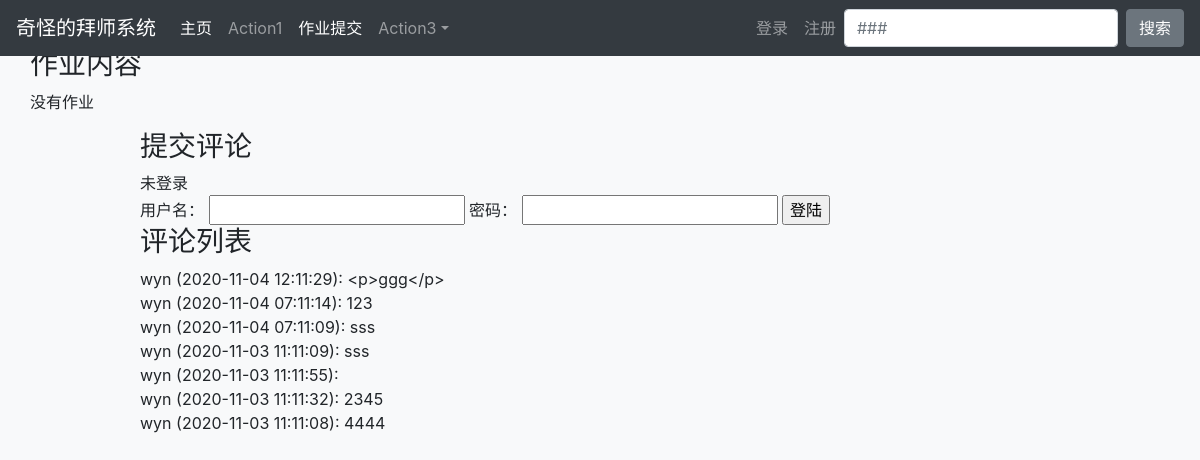
Page /user/homework/ on the earlier database version.
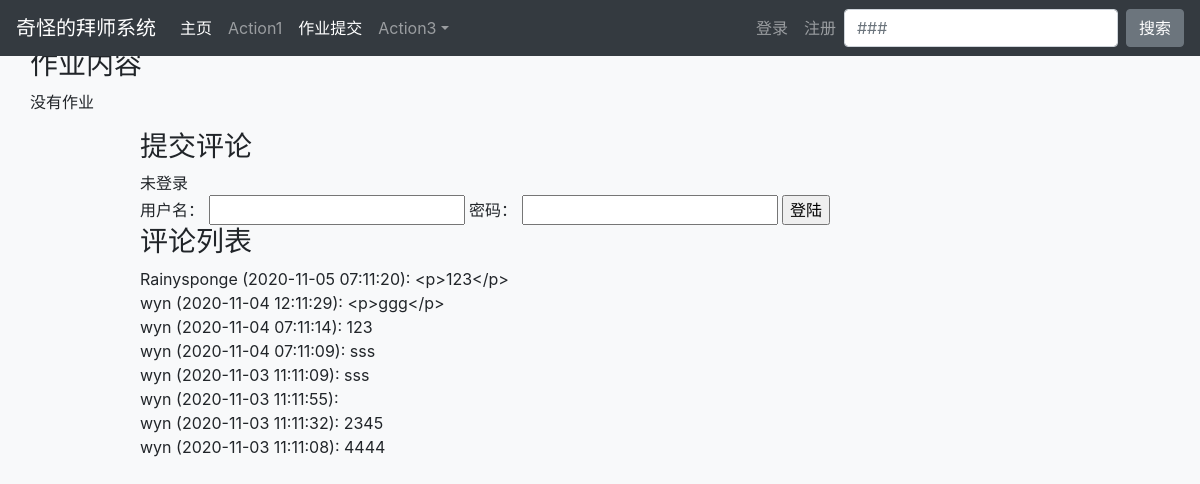
Same page on the later database version.
### Apprenticeship/models.py (models this page shows, shortened)
class Homework(models.Model):
    relationship_id = models.ForeignKey(Relationship, on_delete=models.DO_NOTHING)
    content = models.CharField(max_length=100)

### comment/models.py (models this page shows)
class Comment(models.Model):
    content_object = models.ForeignKey(Homework, on_delete=models.DO_NOTHING)
    text = models.TextField()
    comment_time = models.DateTimeField(auto_now_add=True)
    user = models.ForeignKey(User, on_delete=models.DO_NOTHING)
    class Meta:
        ordering = ['-comment_time']

### user/views.py (the view)
# urls.py: path('homework/', views.homework, name='homework'),
def homework(request):
    homework1 = get_object_or_404(Homework, pk=1)
    comments = Comment.objects.all()
    context = {}
    context['user'] = request.user
    context['comments'] = comments
    data = {}  # 用于初始
    data['homework_id'] = homework1.id
    context['comment_form'] = CommentForm(initial=data)
    context['homework'] = homework1
    return render(request, 'user/homework.html', context)

### comment/forms.py
class CommentForm(forms.Form):
    homework_id = forms.IntegerField(widget=forms.HiddenInput)
    text = forms.CharField(widget=CKEditorWidget())

### user/templates/user/homework.html (shortened to what this page needs)
{% extends 'base.html' %}
{% load static %}
{% block homeworkActive %}active{% endblock %}
{% block content %}
        <div class="container">
            <div class="row">
                <div class="col-xs-10 col-xs-offset-1">
                     <h3>作业内容</h3>
                    <p>{{ homework.content}}</p>
                </div>
            </div>
            <div class="row">
                <div class="col-md-1 col-xs-offset-1"></div>
                <div class="col-md-10 col-xs-offset-1">
                    <div class="comment-area">
                        <h3 class="comment-area-title">提交评论</h3>
                        {% if user.is_authenticated %}
                            <form action="{% url 'update_comment' %}" method="POST" style="overflow:hidden">
                                <label>{{user.name}}欢迎评论</label>
                                {% csrf_token %}
                                {{ comment_form }}
                                <br>
                                <input type="submit" value="评论" class="btn btn-primary" style="float:right">
                            </form>
                        {% else %}
                            未登录
                            <form action="{% url 'login' %}" method="POST">
                                <span>用户名：</span>
                                <input type="text" name="username">
                                <span>密码：</span>
                                <input type="password" name="password">
                                <input type="submit" value="登陆">
                            </form>
                        {% endif %}
                    </div>
                    <div class="comment-area">
                        <h3 class="comment-area-title">评论列表</h3>
                        {% for comment in comments %}
                            <div>
                                {{ comment.user }}
                                ({{ comment.comment_time|date:"Y-m-d H:n:s" }}):
                                {{ comment.text }}
                            </div>
                        {% empty %}
                            暂无评论
                        {% endfor %}
                    </div>
                </div>
            </div>
        </div>
{% endblock %}

### templates/base.html (shortened to what this page needs)
{% load staticfiles %}
<!DOCTYPE html>
<html lang="zh-CN">
<head>
    <link rel="stylesheet" href="{% static 'bootstrap-4.5.0-dist/css/bootstrap.min.css' %}">
</head>
<body class="bg-light">
    <nav class="navbar navbar-expand-md navbar-dark bg-dark fixed-top">
        <a class="navbar-brand" href="#">奇怪的拜师系统</a>
        <div class="collapse navbar-collapse" id="navbarsExampleDefault">
            <ul class="navbar-nav mr-auto">
            <li class="nav-item active">
                <a class="nav-link {% block homeActive %}{% endblock %}" href="{% url 'home' %}">主页 <span class="sr-only">(current)</span></a>
            </li>
            <li class="nav-item">
                <a class="nav-link" href="#">Action1<span class="sr-only">(current)</span></a>
            </li>
            <li class="nav-item">
                <a class="nav-link {% block homeworkActive %}{% endblock %}" href="{% url 'homework' %}">作业提交<span class="sr-only">(current)</span></a>
            </li>
            <li class="nav-item dropdown">
                <a class="nav-link dropdown-toggle " href="#" id="dropdown01" data-toggle="dropdown" aria-haspopup="true" aria-expanded="false">Action3</a>
            </li>
            </ul>
            <ul class="nav navbar-nav">
            {% if not user.is_authenticated %}
                    <li class="nav-item">
                    <a class="nav-link" href="{% url 'login' %}?from={{ request.get_full_path }}">登录</a>
                    </li>
                    <li class="nav-item">
                    <a class="nav-link" href="{% url 'register' %}?from={{ request.get_full_path }}">注册</a>
                    </li>
            {% endif %}
            </ul>
            <form class="form-inline my-2 my-lg-0" action="#">
                <div class="form-group">
                    <input class="form-control mr-sm-2" type="text" name="wd" placeholder="###" aria-label="Search">
                </div>
                <button class="btn btn-secondary my-2 my-sm-0" type="submit">搜索</button>
            </form>
        </div>
    </nav>
    <br>
    <br>
    {% block content %}{% endblock %}
</body>
</html>

### templates/base.html (style rules this page uses)
html { height: 100%; }
body { display: flex; flex-direction: column; height: 100%; }

Differences in the rows shown:
added Comment: user "Rainysponge", comment_time "2020-11-05 07:11:20", text "<p>123</p>"
